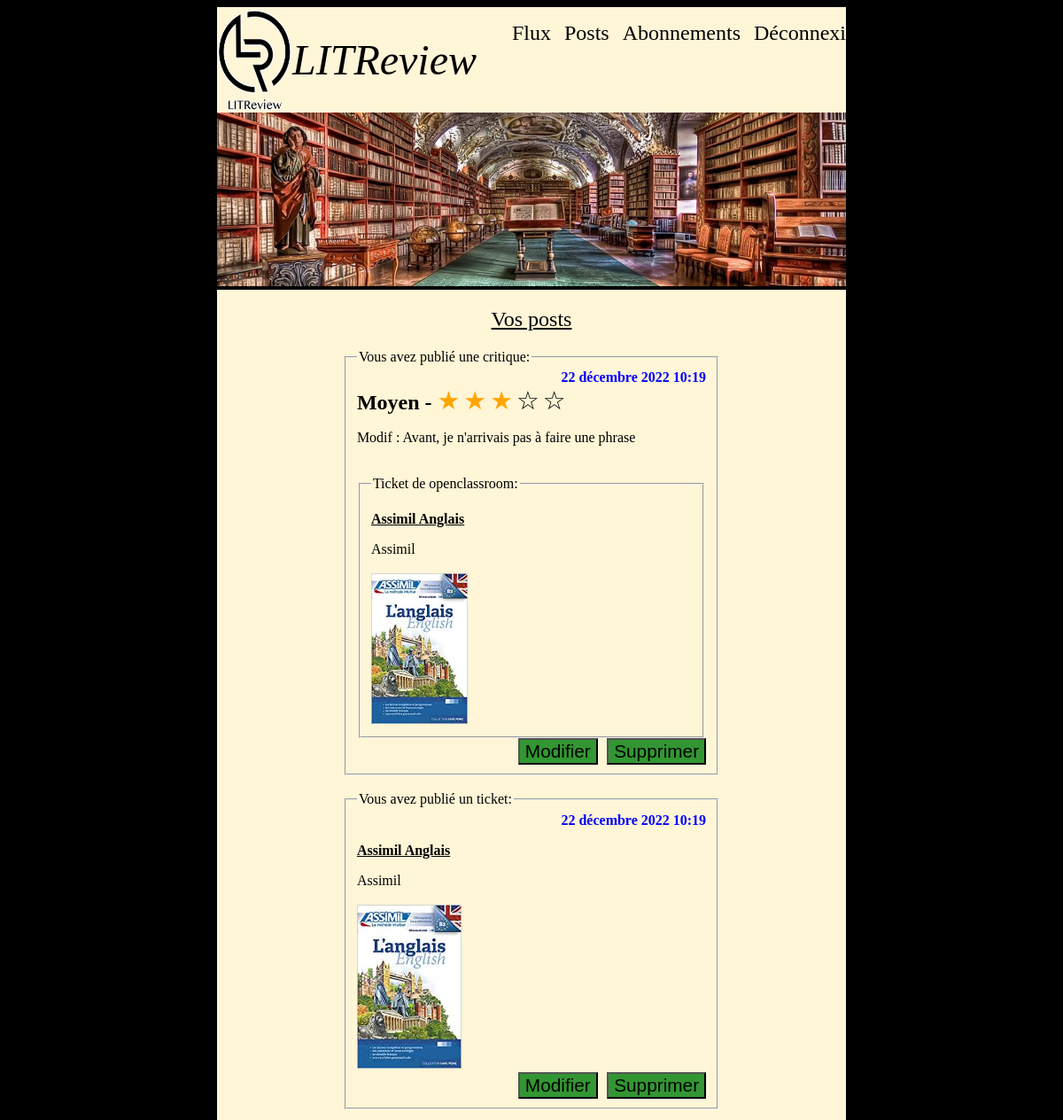
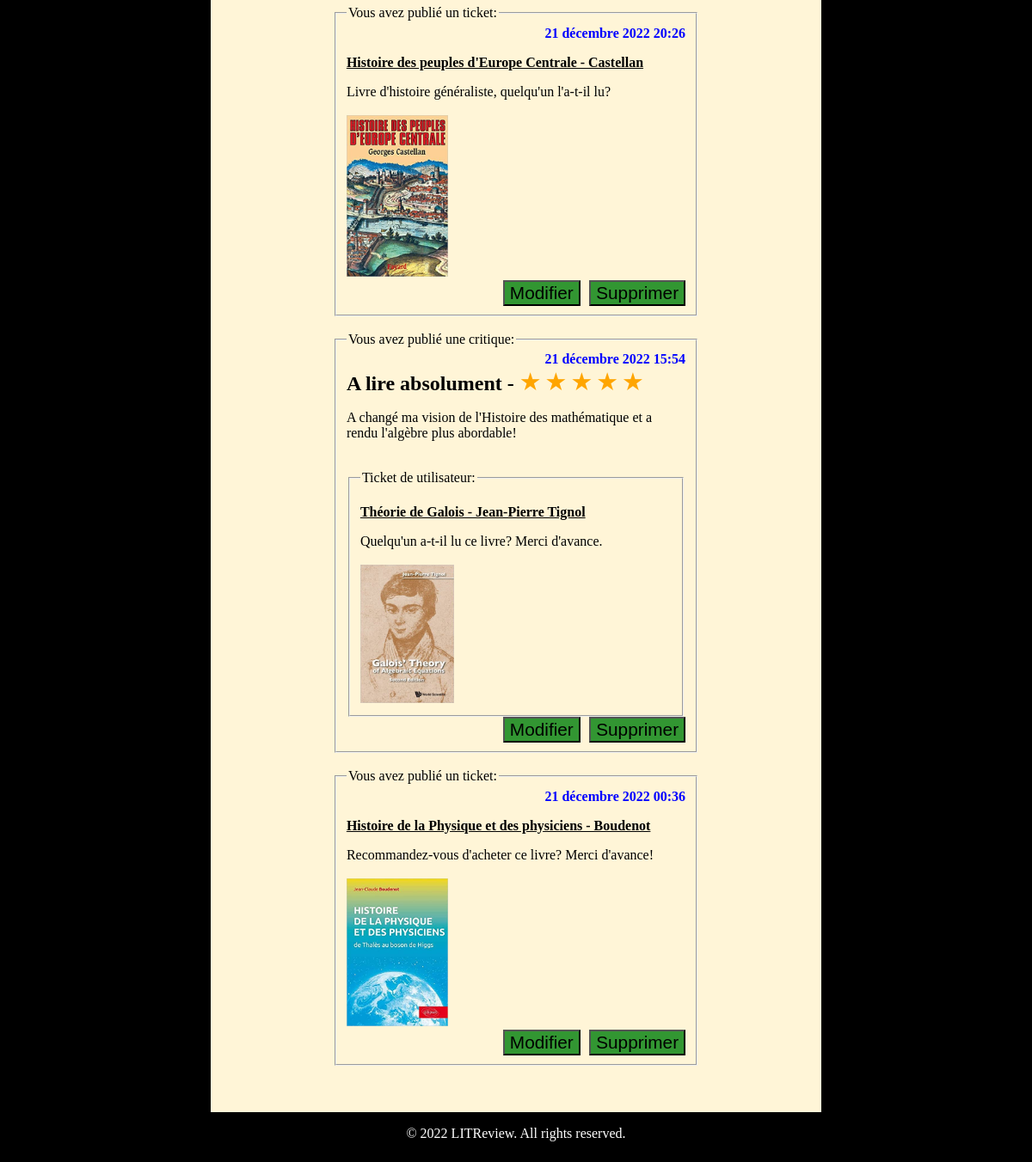
The app's page /my_posts/ (signed in) with its own data (2 pictures, top to bottom).
### blog/models.py (models this page shows, shortened)
class Review(models.Model):
    ticket = models.ForeignKey(to=Ticket, on_delete=models.CASCADE)
    rating = models.PositiveSmallIntegerField(validators=[
                                              MinValueValidator(0),
                                              MaxValueValidator(5)])
    user = models.ForeignKey(to=User, null=False, on_delete=models.CASCADE)
    headline = models.fields.CharField(max_length=128)
    body = models.fields.CharField(max_length=8192, blank=True)
    time_created = models.DateTimeField(auto_now=True)

class User(AbstractUser):
    pass

class Ticket(models.Model):
    user = models.ForeignKey(to=User, null=False, on_delete=models.CASCADE)
    title = models.fields.CharField(max_length=128)
    description = models.fields.CharField(max_length=2048, blank=True)
    time_created = models.DateTimeField(auto_now=True)
    image = models.ImageField(null=True, blank=True)

### blog/views.py (the view)
# urls.py: path('my_posts/', views.my_posts, name="my_posts"),
@login_required
def my_posts(request):
    current_user = request.user
    posts = []
    tickets = Ticket.objects.filter(user=current_user)
    reviews = Review.objects.filter(user=current_user)
    tickets = tickets.annotate(content_type=Value('TICKET', CharField()))
    reviews = reviews.annotate(content_type=Value('REVIEW', CharField()))
    posts_obj = sorted(chain(reviews, tickets), key=lambda post: post.time_created, reverse=True)
    for post in posts_obj:
        if post.content_type == "TICKET":
            tmp_dict = {'is_ticket': True,  # Helpful to sort tickets and reviews later in the webpage
                        'tick_title': post.title,
                        'tick_description': post.description,
                        'tick_time_created': post.time_created,
                        'time_created': post.time_created,          # Field used to sort both reviews and tickets later
                        'tick_image_url': post.image.url,
                        'tick_id': post.id
                        }
        else:
            tick = post.ticket
            tmp_dict = {'is_ticket': False,     # Not a ticket, but "contains" one of them
                        'tick_title': tick.title,
                        'tick_description': tick.description,
                        'tick_time_created': tick.time_created,
                        'tick_image_url': tick.image.url,
                        'rev_time_created': post.time_created,
                        'time_created': post.time_created,       # This time the review is taken to fill this field
                        'rev_headline': post.headline,
                        'rev_body': post.body,
                        'rev_answer_to': post.ticket.user.username,
                        'yellow_stars': range(post.rating),
                        'empty_stars': range(5 - post.rating),
                        'rev_id': post.id
                        }
        posts.append(tmp_dict)
    return render(request, 'blog/my_posts.html',
                  {'css_name': 'blog/flux.css',
                   'page_title': 'LITReview - My posts',
                   'nav_bar': 'true',
                   'posts': posts})

### blog/templates/blog/my_posts.html (shortened to what this page needs)
{% extends 'blog/base.html' %}
{% block content %}
    <section id="my_container">
        <div id="main_div">
            <h2>Vos posts</h2>
            {% for post in posts %}
            {% if post.is_ticket %}
            <fieldset>
                <legend>Vous avez publié un ticket:</legend>
                <div class="date_time">
                    {{ post.time_created }}
                </div>
                <p class="book_title">
                    {{ post.tick_title }}
                </p>
                {{ post.tick_description }}
                <br />
                <br />
                <img src="{{ post.tick_image_url }}" class="book_img"/>
                <div class="review_button_div">
                    <button class="review_button" onclick="window.location.href='{% url 'ticket_update' post.tick_id %}';"> Modifier </button>
                    <button class="review_button" onclick="window.location.href='{% url 'ticket_delete' post.tick_id %}';"> Supprimer </button>
                </div>
            </fieldset>
            <br />
            {% else %}
            <fieldset>
                <legend>Vous avez publié une critique:</legend>
                <div class="date_time">
                    {{ post.rev_time_created }}
                </div>
                <span class="grade"> {{ post.rev_headline }} - </span>
                {% for star in post.yellow_stars %}
                <span class="yellow_star">&#9733;</span>
                {% endfor %}
                {% for star in post.empty_stars %}
                <span class="empty_star">&#9734;</span>
                {% endfor %}
                <p>
                    {{ post.rev_body }}
                </p>
                <br />
                <fieldset>
                    <legend>Ticket de {{ post.rev_answer_to }}:</legend>
                    <p class="book_title">
                        {{ post.tick_title }}
                    </p>
                    {{ post.tick_description }}
                    <br />
                    <br />
                    <img src="{{ post.tick_image_url }}" class="book_img"/>
                </fieldset>
                <div class="review_button_div">
                    <button class="review_button" onclick="window.location.href='{% url 'review_update' post.rev_id %}';"> Modifier </button>
                    <button class="review_button" onclick="window.location.href='{% url 'review_delete' post.rev_id %}';"> Supprimer </button>
                </div>
            </fieldset>
            <br />
            {% endif %}
            {% endfor %}
        </div>
    </section>
{% endblock %}

### blog/templates/blog/base.html (shortened to what this page needs)
<!DOCTYPE html>
<html>
    <head>
        {% load static %}
        <link rel="stylesheet" href="{% static css_name %}" />
    </head>
    <body id="page_body">
    <div id="whole_page">
        <header>
        <img src="{% static 'blog/logo.png' %}" alt="logo">
            <h1>LITReview</h1>
            {% if nav_bar %}
                <nav>
                    <ul>
                        <li><a href="{% url 'flux' %}">Flux</a></li>
                        <li><a href="{% url 'my_posts' %}">Posts</a></li>
                        <li><a href="{% url 'follow' %}">Abonnements</a></li>
                        <li><a href="{% url 'logout' %}">Déconnexion</a></li>
                    </ul>
                </nav>
            {% else %}
                <img src="{% static 'blog/logo_padding.png' %}" alt="logo">
            {% endif %}
        </header>
        <section>
            <img src="{% static 'blog/bibliotheque.jpg' %}" id="main_img" alt="logo">
        </section>
        {% block content %}{% endblock %}
        <footer id="page_footer" class="sections">
            <p> &#169 2022 LITReview. All rights reserved. </p>
        </footer>
    </div>
    </body>
</html>

### blog/static/blog/flux.css (style rules this page uses)
#page_body { background-color: black; }
#whole_page { width: 60%; height: 100%; margin: auto; display: flex; flex-direction: column; justify-content: space-between; }
header { background-color: rgb(255,245,215); height: 10%; display: flex; flex-direction: row; justify-content: space-between; }
header img { width: 12%; height: auto; }
header h1 { font-size: 3.0em; color: black; font-family: Times, serif; font-weight: normal; font-style: italic; text-decoration: none; }
nav ul { list-style-type: none; display: flex; }
nav li { margin-right: 15px; }
nav a { font-size: 1.5em; color: black; font-family: "Times New Roman", Times, serif; font-weight: normal; text-decoration: none; }
#main_img { border: none; width: 100%; }
.book_img { border: none; width: 30%; }
#my_container { background-color: rgb(255,245,215); display: flex; flex-direction: row; justify-content: space-around; }
h2 { text-align: center; font-size: 1.5em; color: black; font-family: "Times New Roman", Times, serif; font-weight: normal; text-decoration: underline; }
#main_div { width: 60%; }
.yellow_star { color: orange; font-size: 1.8em; }
.empty_star { font-size: 1.8em; }
.date_time { display: flex; flex-direction: row; justify-content: right; font-weight: bold; color: blue; }
.book_title { font-weight: bold; text-decoration: underline; }
.grade { font-size: 1.5em; color: black; font-family: "Times New Roman", Times, serif; font-weight: bold; }
.review_button_div { display: flex; flex-direction: row; justify-content: right; }
.review_button { font-size: 1.3em; background-color: rgb(50,150,50); color: black; margin-left: 0.5em; }
#page_footer { color: white; text-align: center; }

### records on screen
Review: rev_time_created "22 décembre 2022 10:19", rev_headline "Moyen", rev_body "Modif : Avant, je n'arrivais pas à faire une phrase"
User: rev_answer_to "openclassroom"
Ticket: tick_title "Assimil Anglais", tick_description "Assimil", time_created "22 décembre 2022 10:19", tick_title "Assimil Anglais", tick_description "Assimil"
Ticket: time_created "21 décembre 2022 20:26", tick_title "Histoire des peuples d'Europe Centrale - Castellan", tick_description "Livre d'histoire généraliste, quelqu'un l'a-t-il lu?"
Review: rev_time_created "21 décembre 2022 15:54", rev_headline "A lire absolument", rev_body "A changé ma vision de l'Histoire des mathématique et a rendu l'algèbre plus abordable!"
User: rev_answer_to "utilisateur"
Ticket: tick_title "Théorie de Galois - Jean-Pierre Tignol", tick_description "Quelqu'un a-t-il lu ce livre? Merci d'avance."
Ticket: time_created "21 décembre 2022 00:36", tick_title "Histoire de la Physique et des physiciens - Boudenot", tick_description "Recommandez-vous d'acheter ce livre? Merci d'avance!"
